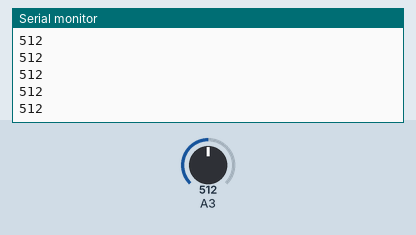
A sketch run on a simulated Arduino Uno, built with avr-gcc and run on an emulated ATmega328P. On the bench: the last lines printed to the serial monitor. The test bench sets the inputs (shaded band); at power-on: A3 = 512.

Above: at 1.2 s.
1.3 s: A3 set to 716
At 2.1 s:
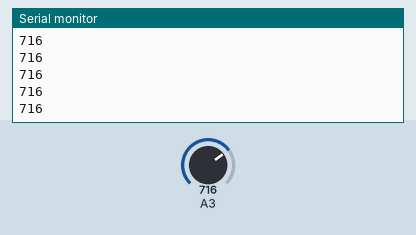
2.8 s: A3 set to 900
At 3.8 s:
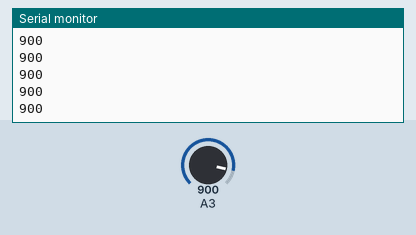
Timing chart, 0 to 5.8 s (numbered marks = the images above; inputs shaded):
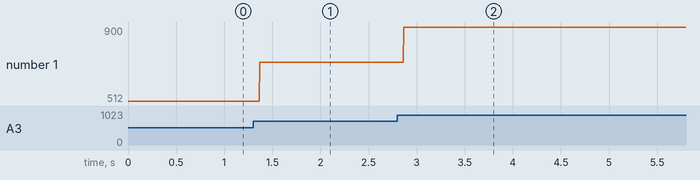

The sketch:

piezoserial.ino
```cpp
int Sensorout = 3;

void setup() {
  // put your setup code here, to run once:
Serial.begin(9600);

}

void loop() {
  // put your main code here, to run repeatedly:
Serial.println(analogRead(A3));
delay(2);

}
```

Measured:
- after the input at 1.3 s, the serial monitor: prints a new line after 0.07 s (image 1)
- after the input at 2.8 s, the serial monitor: prints a new line after 0.07 s (image 2)
- plotted number 1: 512 → 716 after the input at 1.3 s, 716 → 900 after the input at 2.8 s
